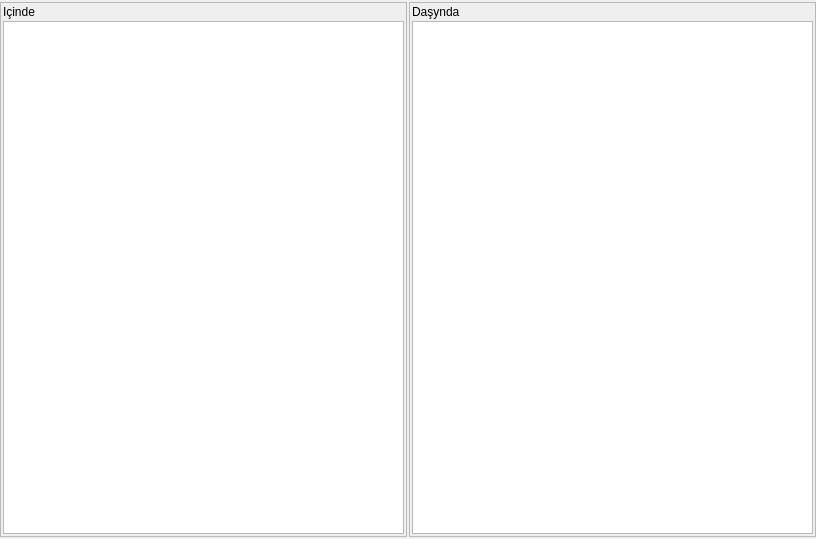
<?xml version="1.0" encoding="UTF-8"?>
<ui version="4.0">
 <class>Form</class>
 <widget class="QWidget" name="Form">
  <property name="geometry">
   <rect>
    <x>0</x>
    <y>0</y>
    <width>816</width>
    <height>539</height>
   </rect>
  </property>
  <property name="windowTitle">
   <string>Form</string>
  </property>
  <layout class="QHBoxLayout" name="horizontalLayout">
   <property name="spacing">
    <number>2</number>
   </property>
   <property name="leftMargin">
    <number>0</number>
   </property>
   <property name="topMargin">
    <number>2</number>
   </property>
   <property name="rightMargin">
    <number>0</number>
   </property>
   <property name="bottomMargin">
    <number>2</number>
   </property>
   <item>
    <widget class="QFrame" name="frame">
     <property name="frameShape">
      <enum>QFrame::StyledPanel</enum>
     </property>
     <property name="frameShadow">
      <enum>QFrame::Raised</enum>
     </property>
     <layout class="QVBoxLayout" name="verticalLayout">
      <property name="spacing">
       <number>2</number>
      </property>
      <property name="leftMargin">
       <number>2</number>
      </property>
      <property name="topMargin">
       <number>2</number>
      </property>
      <property name="rightMargin">
       <number>2</number>
      </property>
      <property name="bottomMargin">
       <number>2</number>
      </property>
      <item>
       <widget class="QLabel" name="label">
        <property name="text">
         <string>Içinde</string>
        </property>
       </widget>
      </item>
      <item>
       <widget class="QTableWidget" name="inside_cars"/>
      </item>
     </layout>
    </widget>
   </item>
   <item>
    <widget class="QFrame" name="frame_2">
     <property name="frameShape">
      <enum>QFrame::StyledPanel</enum>
     </property>
     <property name="frameShadow">
      <enum>QFrame::Raised</enum>
     </property>
     <layout class="QVBoxLayout" name="verticalLayout_2">
      <property name="spacing">
       <number>2</number>
      </property>
      <property name="leftMargin">
       <number>2</number>
      </property>
      <property name="topMargin">
       <number>2</number>
      </property>
      <property name="rightMargin">
       <number>2</number>
      </property>
      <property name="bottomMargin">
       <number>2</number>
      </property>
      <item>
       <widget class="QLabel" name="label_2">
        <property name="text">
         <string>Daşynda</string>
        </property>
       </widget>
      </item>
      <item>
       <widget class="QTableWidget" name="outside_cars"/>
      </item>
     </layout>
    </widget>
   </item>
  </layout>
 </widget>
 <resources/>
 <connections/>
</ui>
